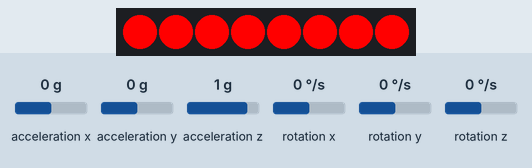
Recording of a sketch running on a simulated Arduino Uno, built with avr-gcc and run on an emulated ATmega328P. Parts: 8 RGB LEDs in strip order, left to right. Wiring (inferred from the names in the program): MPU-6050 motion sensor at I2C address 0x68. The test bench sets the inputs (shaded band); at power-on: acceleration x 0 g, acceleration y 0 g, acceleration z 1 g, rotation x 0 °/s, rotation y 0 °/s, rotation z 0 °/s. Dim RGB values are drawn brighter than linear.

Above: at 1.2 s.
1.3 s: acceleration x set to -1.4 g
4.3 s: acceleration y set to -1.4 g
7.3 s: acceleration z set to -1.4 g
10.3 s: acceleration x set to 0 g
11.8 s: acceleration x set to -0.8 g
At 17.0 s:
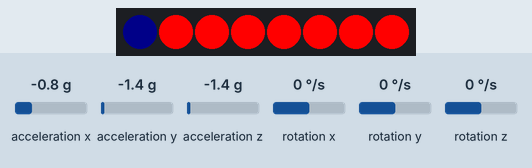
At 20.8 s:
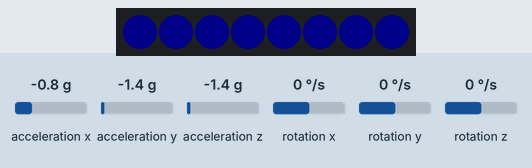
Timing chart, 0 to 21.1 s (numbered marks = the images above; inputs shaded):
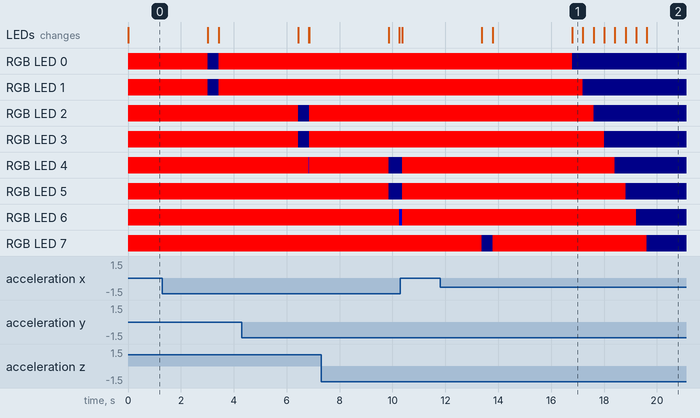

The sketch:

speedy.ino
```cpp
#include <Adafruit_NeoPixel.h>
#ifdef __AVR__
#include <avr/power.h>
#endif
// Which pin on the Arduino is connected to the NeoPixels?
// On a Trinket or Gemma we suggest changing this to 1
#define PIN            6
// How many NeoPixels are attached to the Arduino?
#define NUMPIXELS      8

Adafruit_NeoPixel pixels = Adafruit_NeoPixel(NUMPIXELS, PIN, NEO_GRB + NEO_KHZ800);
#include<Wire.h>
const int MPU_addr=0x68;  // I2C address of the MPU-6050
int16_t AcX,AcY,AcZ,Tmp,GyX,GyY,GyZ;
void setup(){
  pixels.begin(); // This initializes the NeoPixel library.
  Wire.begin();
  Wire.beginTransmission(MPU_addr);
  Wire.write(0x6B);  // PWR_MGMT_1 register
  Wire.write(0);     // set to zero (wakes up the MPU-6050)
  Wire.endTransmission(true);
  //Serial.begin(9600);
}

int old_x, old_y, old_z;
int pos = 0, old_pos = -1;
int delayval = 100;
boolean full = false;
boolean stopped = true;

void loop(){
  Wire.beginTransmission(MPU_addr);
  Wire.write(0x3B);  // starting with register 0x3B (ACCEL_XOUT_H)
  Wire.endTransmission(false);
  Wire.requestFrom(MPU_addr,14,true);  // request a total of 14 registers
  AcX=Wire.read()<<8|Wire.read();  // 0x3B (ACCEL_XOUT_H) & 0x3C (ACCEL_XOUT_L)
  AcY=Wire.read()<<8|Wire.read();  // 0x3D (ACCEL_YOUT_H) & 0x3E (ACCEL_YOUT_L)
  AcZ=Wire.read()<<8|Wire.read();  // 0x3F (ACCEL_ZOUT_H) & 0x40 (ACCEL_ZOUT_L)
  Tmp=Wire.read()<<8|Wire.read();  // 0x41 (TEMP_OUT_H) & 0x42 (TEMP_OUT_L)
  GyX=Wire.read()<<8|Wire.read();  // 0x43 (GYRO_XOUT_H) & 0x44 (GYRO_XOUT_L)
  GyY=Wire.read()<<8|Wire.read();  // 0x45 (GYRO_YOUT_H) & 0x46 (GYRO_YOUT_L)
  GyZ=Wire.read()<<8|Wire.read();  // 0x47 (GYRO_ZOUT_H) & 0x48 (GYRO_ZOUT_L)
  //Serial.print("AcX = "); Serial.print(AcX);
  //Serial.print(" | AcY = "); Serial.print(AcY);
  //Serial.print(" | AcZ = "); Serial.println(AcZ);

  int x = abs(AcX);
  int y = abs(AcY);
  int z = abs(AcZ);

  int r = 0, g = 0, b = 50;
  if (abs(x - old_x) > 10000 || abs(y - old_y) > 10000 || abs(z - old_z) > 10000) {
    delayval = 10;
    b = 255;
    full = true;
  } else if (abs(x - old_x) > 7000 || abs(y - old_y) > 7000 || abs(z - old_z) > 7000) {
    delayval = 50;
    b = 160;
  } else if (abs(x - old_x) > 4000 || abs(y - old_y) > 4000 || abs(z - old_z) > 4000) {
    delayval = 100;
    b = 100;
  } else if (abs(x - old_x) > 400 || abs(y - old_y) > 400 || abs(z - old_z) > 400) {
    delayval = 300;
    b = 50;
  } else {
    delayval = 400;
    b = 10;
    if (full) {
      for (int i = 0; i < NUMPIXELS; i++) {
        pixels.setPixelColor(i, pixels.Color(255, 0, 0));
        pixels.show();
      }
      delay(3000);
    }
    full = false;
  }

  if (old_pos > -1) {
    pixels.setPixelColor(old_pos, pixels.Color(0, 0, 10));
    pixels.show();
  }
  pixels.setPixelColor(pos, pixels.Color(r, g, b));
  pixels.show();
  delay(delayval);

  if (pos > NUMPIXELS) {
     pos = -1;
  }

  old_x = x;
  old_y = y;
  old_z = z;
  old_pos = pos++;
}
```

Measured:
- what the display in image 1 shows lasts 0.4 s, from 16.8 s to 17.2 s
